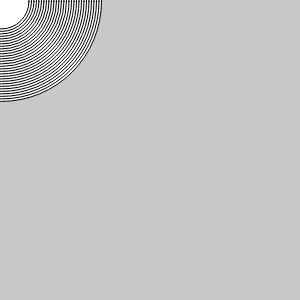
Frame 1 (no input)
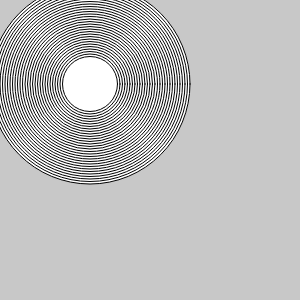
Frame 60 (no input)
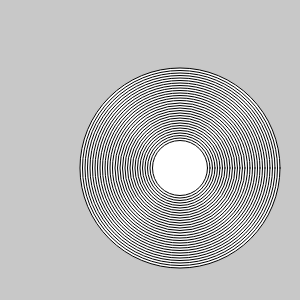
Frame 120 (the mouse pressed at the canvas centre since frame 60)

The p5.js sketch that drew these frames (run headless with seeded random() and noise() and a simulated clock; from frame 60 on, the mouse is pressed at the canvas centre):

// p5.js sketch
// ── sketch.js
var circleX;
var circleY;
var speedX;
var speedY;

function setup() {
  createCanvas(300, 300);
  circleX = 0;
  circleY = 0;
  speedX = 1.5;
  speedY = 1.4;
}

function draw() {
  background(200);
  bounce();
  move();
  drawCircle(30, 200, 5);
}

function bounce(){
    if(circleX < 0 || circleX > width){
      speedX = speedX *-1;
    }
    if(circleY < 0 || circleY > height){
      speedY = speedY *- 1
    }
}

function move(){
  circleX = circleX + speedX;
  circleY = circleY + speedY;
}

function drawCircle(numOfCircle, circleSize, gap){
  //var circleSize = 100;
  for(i = 0; i < numOfCircle; i = i + 1){
    ellipse(circleX, circleY, circleSize, circleSize)
    circleSize = circleSize - gap;
  }
}
